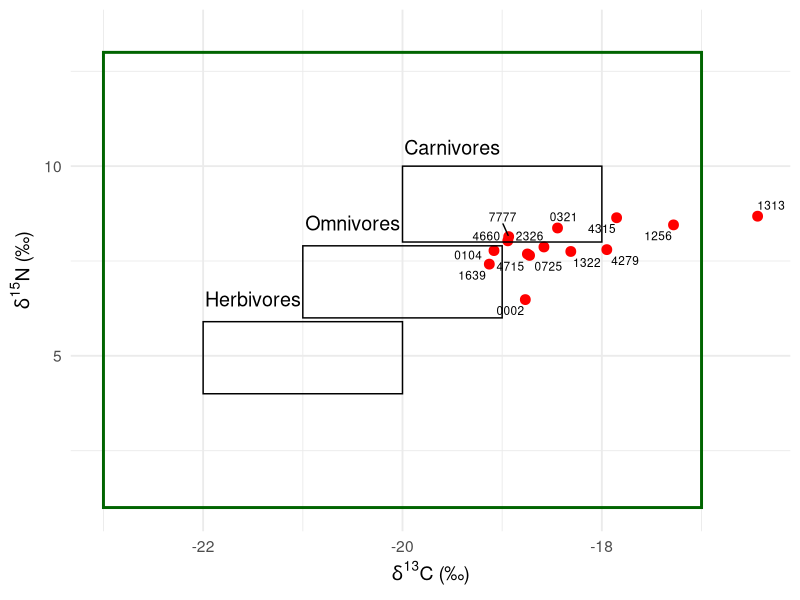
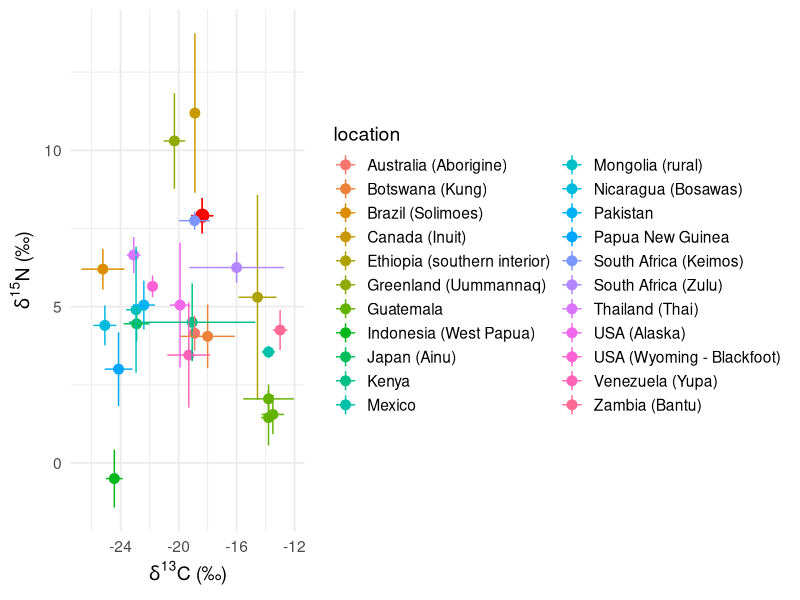
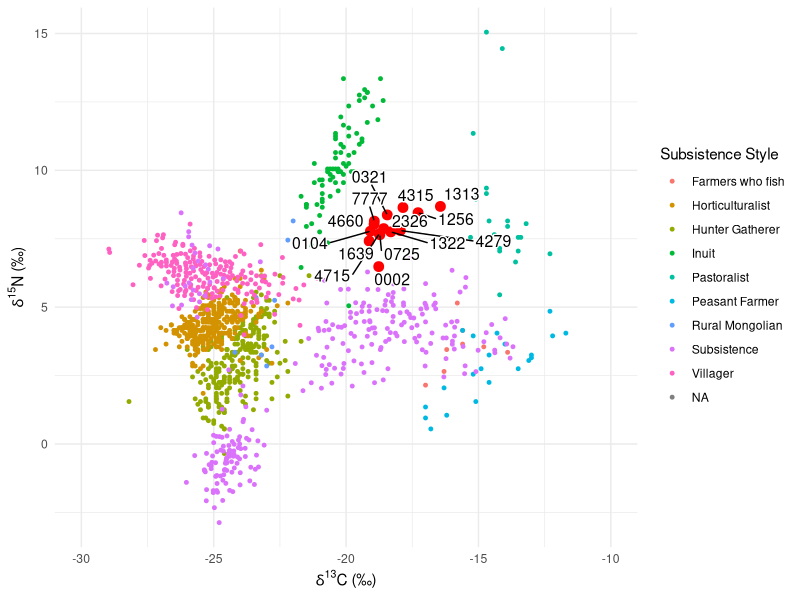
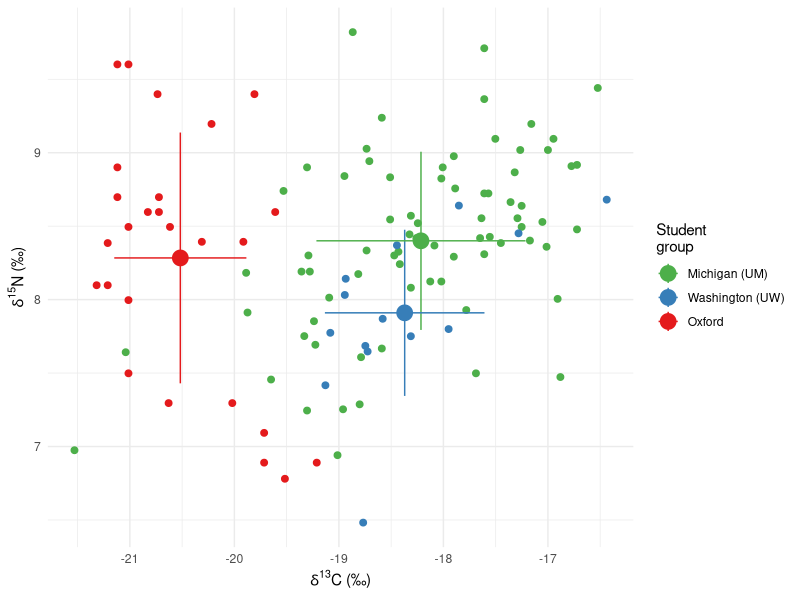
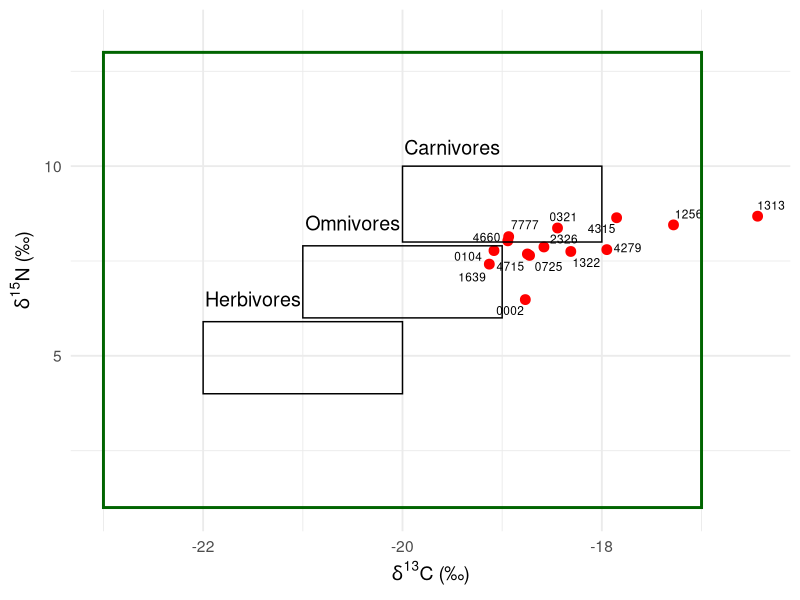
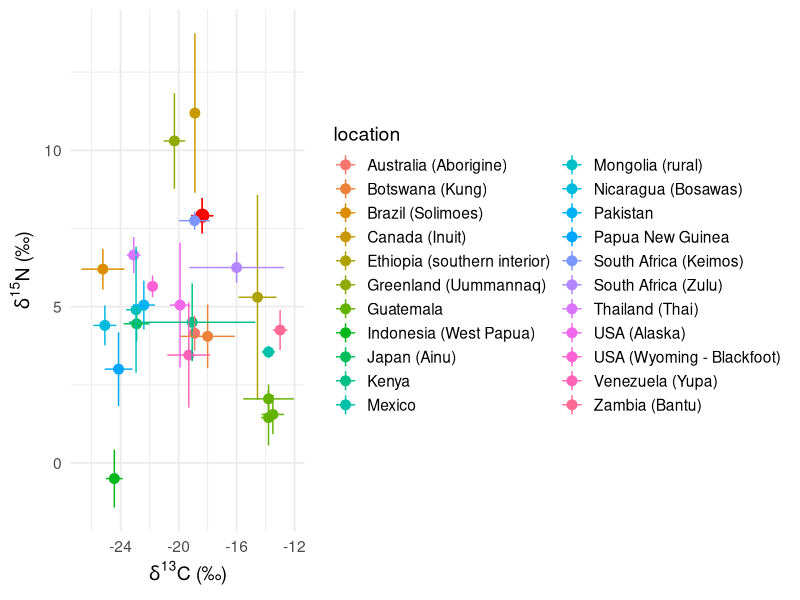
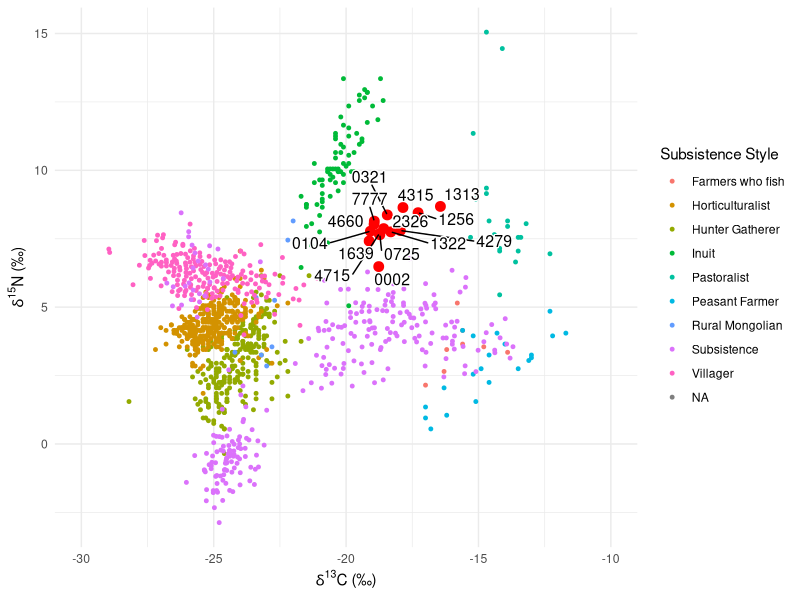
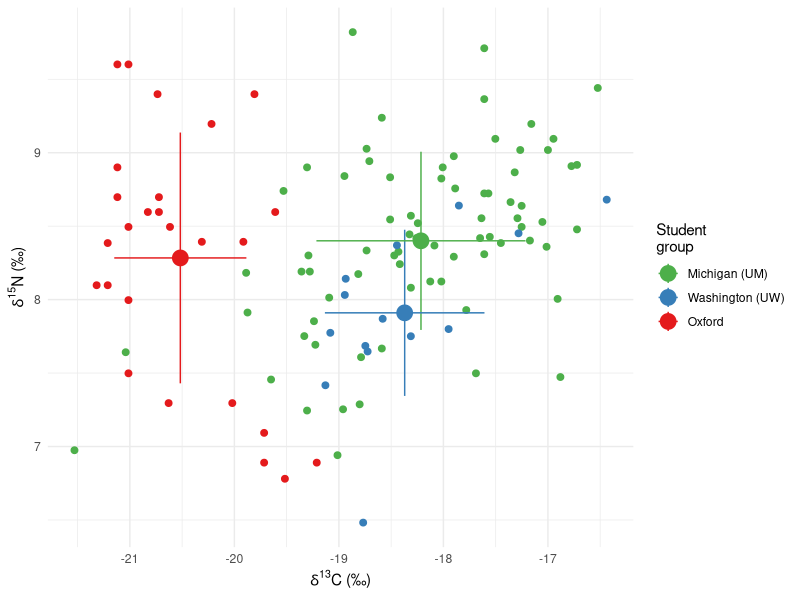

These charts were generated, in order, by the following R code:
## ---- chunk 1
# Loading Packages
library(tidyverse)
library(readxl)
library(dplyr)
library(ggrepel)
library(here)
## ---- chunk 2
# read sample and global data into variables

sample_data <- 
  read_csv(here("data/sample_CN.csv"))

global_data_indiv <- 
  read_excel(here("data/Global N15 Values.xlsx"), 
             sheet ="Modern subsistence ind.")

global_data_av <- 
  read_excel(here("data/Global N15 Values.xlsx"), 
             sheet ="modern subsistence averages") %>% 
  drop_na(`δ13C_MDE (‰)`)

# read in British and Michigan Data

British_data <- read_csv(here("data/British.csv"),
                         col_names = FALSE)

Michigan_data <- read_csv(here("data/Michigan_dataset .csv"),
                         col_names = FALSE)
  

## ---- chunk 3
#| label: fig-1
#| fig-cap: "Scatterplot of individual δ15N (‰) and δ13C (‰) Archy 486 sample ID’s grouped by C3 Terrestrial Ecosystem and individual diet classification (Müldner, G. (2018). Plot produced by Anne and Aoife. "
  # plot our hair data
library(ggrepel)
ggplot(sample_data) +
    theme_minimal() +
  geom_point(aes(x = d.13C.12C.VPDB ,
                 y = d.15N.14N.air), 
             size = 3,
             colour="red") +
  # label each data point with sample ID
  geom_text_repel(
    aes(x = `d.13C.12C.VPDB`,
        y = `d.15N.14N.air`,
        label = Identifier.1),
    size=3,
    # label all ID's despite overlap
    max.overlaps = Inf) +
  # label x and y axis for consistency with other plots
  labs(x = "δ13C (‰)",
       y = "δ15N (‰)",
       size=3,
       linewidth=2)+
  # create outlines for herbivores, omnivores, carnivores using parameters from Müldner, G. (2018).
  annotate(
    "rect",
    xmin = c(-22, -21, -20),
    xmax = c(-20, -19, -18),
    ymin = c(4, 6, 8),
    ymax = c(5.9, 7.9, 10),
    fill = NA,
    color = "black",
    linewidth=0.5
  ) +
  # create outline for "Terrestrial C3 Ecosystem" for context on graph.
  annotate(
    "rect",
    xmin = c(-23),
    xmax = c(-17),
    ymin = c(1),
    ymax = c(13),
    color = "Dark Green",
    fill = NA,
    linewidth=1
  ) +
  # label all outlines for context and clarity
  annotate(
    "text",
    x = -20,
    y = 13.5,
    label = "",
    color = "Dark Green",
    parse = TRUE,
    size=5
  ) +
  annotate(
    "text",
    x = -21.5,
    y = 6.5,
    label = "Herbivores",
    parse = TRUE,
    size=5
  ) +
  annotate(
    "text",
    x = -20.5,
    y = 8.5,
    label = "Omnivores",
    parse = TRUE,
    size=5
  ) +
  annotate(
    "text",
    x = -19.5,
    y = 10.5,
    label = "Carnivores",
    parse = TRUE,
    size=5
  ) +
  theme_minimal(base_size = 14) +
    xlab(expression(italic(delta)^13*C*" (‰)")) +
  ylab(expression(italic(delta)^15*N*" (‰)")) 
# +
 #scale_x_continuous(sec.axis = dup_axis(
    #name = "% C4")) +
  #labs(title = "Comparing Archy 486 Samples to Trophic Levels in a Terrestrial C3 Ecosystem") 


ggsave(here("figures",
            "trophic_level.png"),
       bg ="white",
       h = 5, # experiment with h and w to get the right size and proportion
       w = 9,
       units = "in",
       dpi = 900) # make the image nice and crisp))

## ---- chunk 4

global_data <- 
  read_excel(here("data/Global N15 Values.xlsx"),
             sheet = "Modern subsistence ind.")
global_values <- 
  read_excel(here("data/Global N15 Values.xlsx"),
             sheet = "Modern non subsistence averages")

global_subsistence_values <- 
  read_excel(here("data/Global N15 Values.xlsx"),
    sheet = "modern subsistence averages")
## ---- chunk 5
global_subsistence_values_labs <-
  global_subsistence_values %>%
  select(`location`, `δ15N_MDE (‰)`, `SD...6`, `δ13C_MDE (‰)`, `SD...4` ) %>%
  group_by(`location`) %>%
  drop_na()

# rename col
renamed_subsistence <-
global_subsistence_values_labs %>%
  rename(`δ13C (‰)` = `δ13C_MDE (‰)`,
         `δ15N (‰)` = `δ15N_MDE (‰)`) %>%
drop_na()

# select relevant columns from our data
sample_data_perc <-
sample_data %>%
  select(`Identifier.1`, `d.13C.12C.VPDB`, `d.15N.14N.air`) %>% 
  group_by(`Identifier.1`)
  

# select relevant columns from global data
global_values_perc <-
global_values %>%
  select(`location...1`, `δ15N_MDE (‰)`, `δ13C_MDE (‰)`) %>%
  group_by(`location...1`) %>%
  drop_na()

# rename columns from our data
sample_data_perc_lab <-
sample_data_perc %>%
  rename(`δ13C (‰)` = `d.13C.12C.VPDB`,
         `δ15N (‰)` = `d.15N.14N.air`)

 # create a df for the means of `δ13C (‰)` `δ15N (‰)` ratios for class and global data

 `δ13C (‰)` <-
   mean(sample_data_perc_lab$`δ13C (‰)`)
`δ15N (‰)`<-
   mean(sample_data_perc_lab$`δ15N (‰)`)
 
 Statistics_isotopes <- data.frame(means = c("mean_C13", "mean_N15"), Statistics = c(`δ13C (‰)`, `δ15N (‰)`))

mean_sd_C13 <-
  sd(sample_data_perc_lab$`δ13C (‰)`)
mean_sd_N15 <-
  sd(sample_data_perc_lab$`δ15N (‰)`)

# create a class data average dataframe
Stats_isotopes <-
  Statistics_isotopes %>% 
  mutate(mean_sd_C13, mean_sd_N15)

# rename columns in global averages dataframe
global_values_perc_lab <-
global_values_perc %>%
  rename(`δ13C (‰)` = `δ13C_MDE (‰)`,
         `δ15N (‰)` = `δ15N_MDE (‰)`)
  
## ---- chunk 6
#| label: fig-standard-13C-15N
#| fig-cap: "Average δ15N (‰) and δ13C (‰) for class hair samples with line range for standard deviation relative to modern global subsistence average δ15N (‰) and δ13C (‰) with line range for standard deviation (Bird et al. 2021). Plot produced by Aoife and Anne."

library(ggrepel)
ggplot() +
    theme_minimal() +
  # our data plot
  geom_point(data = Stats_isotopes,
             aes(x = `δ13C (‰)`,
                 y = `δ15N (‰)`),
             size = 4,
              color = "red") +
  # our error bar
    geom_linerange(data =  Statistics_isotopes,
                (aes(x = `δ13C (‰)`,
                y = `δ15N (‰)` ,
                ymin=`δ15N (‰)` -1*mean_sd_N15, 
                ymax=`δ15N (‰)` +1*mean_sd_N15)),
              color = "red") +
    # our error bar
    geom_linerange(data =  Statistics_isotopes,
                (aes(x = `δ13C (‰)`,
                y = `δ15N (‰)` ,
                xmin=`δ13C (‰)` -1*mean_sd_C13, 
                xmax=`δ13C (‰)` +1*mean_sd_C13)),
              color = "red") +
  # plot global data
  geom_point(data = renamed_subsistence,
             aes(x = `δ13C (‰)`,
                 y = `δ15N (‰)`,
                 color = `location`), 
             size = 3) +
  geom_linerange(data = renamed_subsistence,
                (aes(x = `δ13C (‰)`,
                y = `δ15N (‰)` ,
                ymin=`δ15N (‰)` -1*SD...6, 
                ymax=`δ15N (‰)` +1*SD...6, 
                color = `location`))) +
  geom_linerange(data = renamed_subsistence,
                (aes(x = `δ13C (‰)`,
                y = `δ15N (‰)` ,
                xmin=`δ13C (‰)` -1*SD...4, 
                xmax=`δ13C (‰)` +1*SD...4, 
                color = `location`))) +
  theme_minimal(base_size = 14) +
    xlab(expression(italic(delta)^13*C*" (‰)")) +
  ylab(expression(italic(delta)^15*N*" (‰)")) 

ggsave(here("figures", 
            "geography.png"),
       bg ="white",
       h = 5, # experiment with h and w to get the right size and proportion
       w = 9,
       units = "in",
       dpi = 900) # make the image nice and crisp))

## ---- chunk 7
eating_habits_data <- read_excel(here("data/Food Survey Responses-2.xlsx"))

## ---- chunk 8
eating_habits_data %>%
group_by(sample_id)
## ---- chunk 9
# subsistence type

#fixing typos in original global data dataset!!!
global_data_renamed <- global_data %>% 
 rename(`Subsistence Style` = `subsistence style`) 


  global_data_right <- global_data_renamed %>% 
  mutate("Subsistence Style" = case_when(
    `Subsistence Style` == "innuit" ~ "Inuit",
    `Subsistence Style` == "rural mongolian" ~ "Rural Mongolian",
    `Subsistence Style` == "Farmers who fish" ~ "Farmers who fish",
    `Subsistence Style` == "villagers" ~ "Villager",
    `Subsistence Style` == "subsistence" ~ "Subsistence",
    `Subsistence Style` == "Pastoralist" ~ "Pastoralist",
    `Subsistence Style` == "Peasant Farmer" ~ "Peasant Farmer",
    `Subsistence Style` == "hunter gatherer" ~ "Hunter Gatherer",
    `Subsistence Style` == "horticulturalists" ~ "Horticulturalist"
))
  
  ###
  
ggplot() +
    theme_minimal() +
  geom_point(data = sample_data,
             aes(x = `d.13C.12C.VPDB`, 
                 y = `d.15N.14N.air`),
             size = 3,
             colour = "red") +
  geom_point(data = global_data_right,
             aes(x = `δ13C_MDE (‰)`, 
                 y = `δ15N_MDE (‰)`,
                 colour = `Subsistence Style`),
             size=1) +
  geom_text_repel(data = sample_data,
             aes(x = `d.13C.12C.VPDB`, 
                 y = `d.15N.14N.air`,
                 label = Identifier.1),
             # label all ID's despite overlap
             max.overlaps = Inf,
             size = 4,
             bg.color = "white",
             bg.r = 0.1) +
  xlim(-30,-10) +
  xlab(expression(italic(delta)^13*C*" (‰)")) +
  ylab(expression(italic(delta)^15*N*" (‰)"))
  #scale_colour_viridis_d()
  #scale_color_brewer(palette = "Dark1")


  ggsave(here("figures", 
            "subsistence_style.png"),
       bg ="white",
       h = 5, # experiment with h and w to get the right size and proportion
       w = 9,
       units = "in",
       dpi = 900) # make the image nice and crisp))

## ---- chunk 10
# British and Michigan comparison

british_and_american_raw <- 
bind_rows(list( Oxford = British_data,
                'Michigan (UM)' = Michigan_data),
          .id = "location") %>% 
    rename("δ13C (‰)" = X1, 
         "δ15N (‰)" = X2) %>% 
  bind_rows(
sample_data %>% 
  select(`δ13C (‰)` = `d.13C.12C.VPDB`, 
         `δ15N (‰)` = `d.15N.14N.air`) %>% 
  mutate(location = 'Washington (UW)')) %>% 
  mutate(location = factor(location, 
                          levels = c('Michigan (UM)',
                                     'Washington (UW)',
                                     'Oxford')))
  
# find mean and sds

british_and_american_means_and_sd <- 
  british_and_american_raw %>% 
  group_by(location) %>% 
  summarise(mean_C = mean(`δ13C (‰)`),
            mean_N = mean(`δ15N (‰)`),
            sd_C =   sd(`δ13C (‰)`),
            sd_N =   sd(`δ15N (‰)`))

ggplot() +
  theme_minimal() +
  # individual data points
  geom_point(data = british_and_american_raw,
             aes(x = `δ13C (‰)`, 
                 y = `δ15N (‰)`,
                 colour = location),
             size = 2) +
  # mean data points 
  geom_point(data = british_and_american_means_and_sd,
             aes(x = mean_C, 
                 y = mean_N,
                 colour = location),
             size = 5) +
  # error bars
   geom_linerange(data =  british_and_american_means_and_sd,
                (aes(x = mean_C,
                     y = mean_N ,
                 colour = location,
                ymin= mean_N -1* sd_N, 
                ymax=mean_N  +1* sd_N))) +
     geom_linerange(data =  british_and_american_means_and_sd,
                (aes(x = mean_C,
                     y = mean_N ,
                 colour = location,
                xmin= mean_C -1*  sd_C, 
                xmax= mean_C  +1* sd_C))) +
  scale_color_brewer(palette = "Set1",
                     direction=-1,
                     name = "Student\ngroup") +
  xlab(expression(italic(delta)^13*C*" (‰)")) +
  ylab(expression(italic(delta)^15*N*" (‰)"))
  
  
 ggsave(here("figures", 
            "compared_study.png"),
       bg ="white",
       h = 5, # experiment with h and w to get the right size and proportion
       w = 9,
       units = "in",
       dpi = 900) # make the image nice and crisp))

